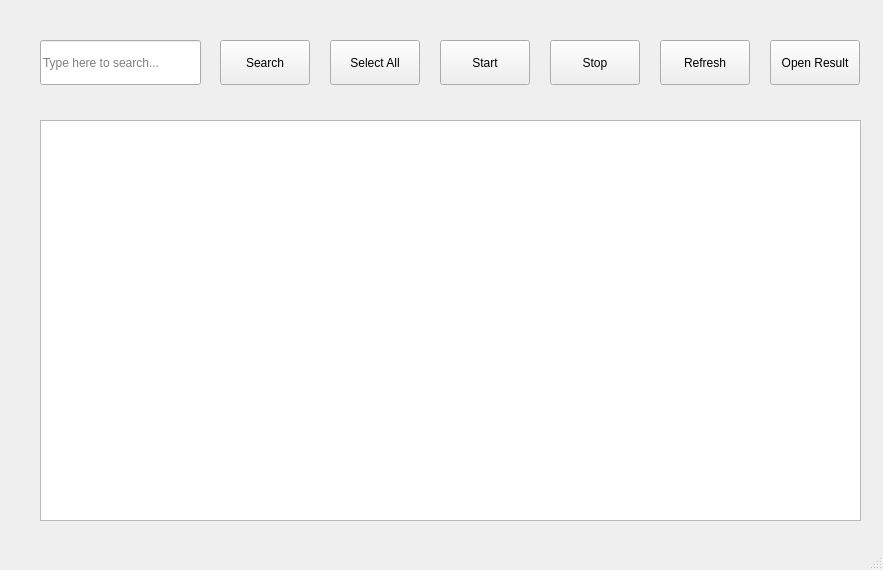
<?xml version="1.0" encoding="UTF-8"?>
<ui version="4.0">
 <class>mainWindow</class>
 <widget class="QMainWindow" name="mainWindow">
  <property name="geometry">
   <rect>
    <x>0</x>
    <y>0</y>
    <width>883</width>
    <height>570</height>
   </rect>
  </property>
  <property name="windowTitle">
   <string>Sound Config Auto</string>
  </property>
  <widget class="QWidget" name="centralwidget">
   <widget class="QPushButton" name="startBtn">
    <property name="geometry">
     <rect>
      <x>440</x>
      <y>40</y>
      <width>90</width>
      <height>45</height>
     </rect>
    </property>
    <property name="text">
     <string>Start</string>
    </property>
   </widget>
   <widget class="QPushButton" name="selectallBtn">
    <property name="geometry">
     <rect>
      <x>330</x>
      <y>40</y>
      <width>90</width>
      <height>45</height>
     </rect>
    </property>
    <property name="text">
     <string>Select All</string>
    </property>
   </widget>
   <widget class="QTableWidget" name="tableResult">
    <property name="geometry">
     <rect>
      <x>40</x>
      <y>120</y>
      <width>821</width>
      <height>401</height>
     </rect>
    </property>
   </widget>
   <widget class="QPushButton" name="refreshBtn">
    <property name="geometry">
     <rect>
      <x>660</x>
      <y>40</y>
      <width>90</width>
      <height>45</height>
     </rect>
    </property>
    <property name="text">
     <string>Refresh</string>
    </property>
   </widget>
   <widget class="QLineEdit" name="searchBar">
    <property name="geometry">
     <rect>
      <x>40</x>
      <y>40</y>
      <width>161</width>
      <height>45</height>
     </rect>
    </property>
    <property name="text">
     <string/>
    </property>
    <property name="placeholderText">
     <string>Type here to search...</string>
    </property>
   </widget>
   <widget class="QPushButton" name="searchBtn">
    <property name="geometry">
     <rect>
      <x>220</x>
      <y>40</y>
      <width>90</width>
      <height>45</height>
     </rect>
    </property>
    <property name="text">
     <string>Search</string>
    </property>
   </widget>
   <widget class="QPushButton" name="stopBtn">
    <property name="geometry">
     <rect>
      <x>550</x>
      <y>40</y>
      <width>90</width>
      <height>45</height>
     </rect>
    </property>
    <property name="text">
     <string>Stop</string>
    </property>
   </widget>
   <widget class="QPushButton" name="openlogBtn">
    <property name="geometry">
     <rect>
      <x>770</x>
      <y>40</y>
      <width>90</width>
      <height>45</height>
     </rect>
    </property>
    <property name="text">
     <string>Open Result</string>
    </property>
   </widget>
  </widget>
  <widget class="QMenuBar" name="menubar">
   <property name="geometry">
    <rect>
     <x>0</x>
     <y>0</y>
     <width>883</width>
     <height>33</height>
    </rect>
   </property>
  </widget>
  <widget class="QStatusBar" name="statusbar"/>
 </widget>
 <resources/>
 <connections/>
</ui>
